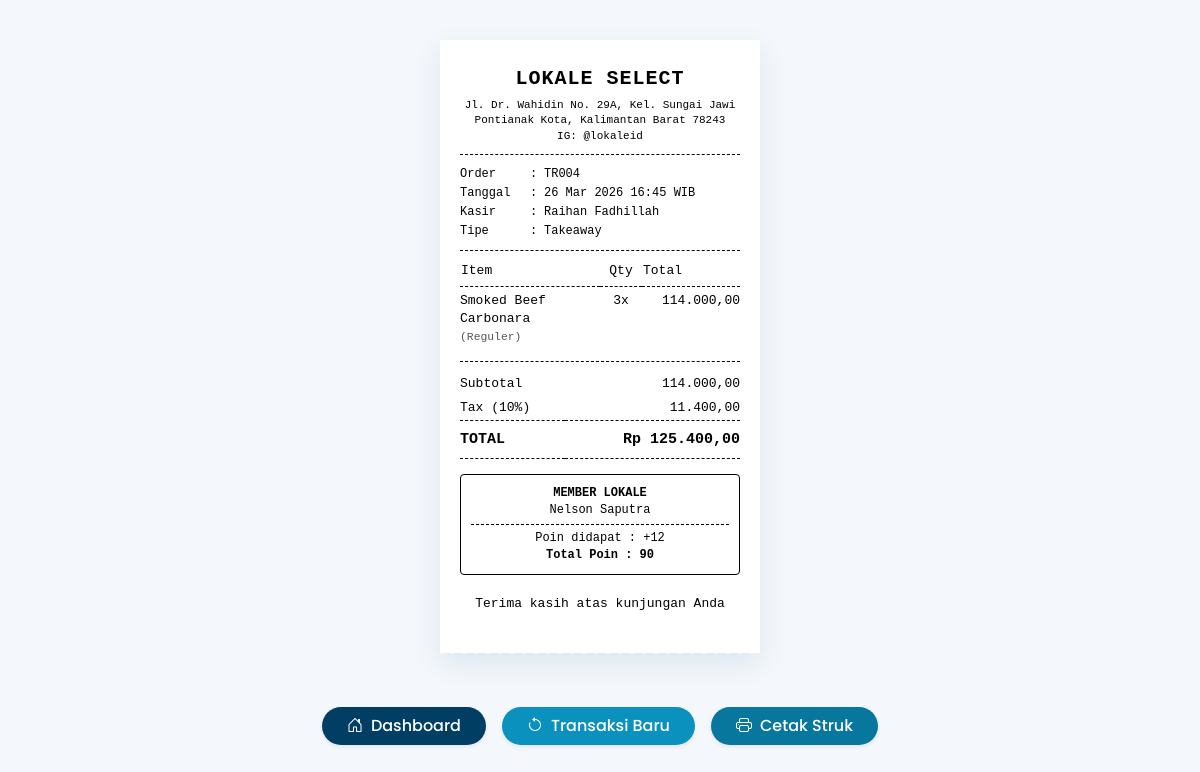
Page /project_php_kelompok2/Public/struk.php?id=TR004 on the committed database.
### tables this page shows
CREATE TABLE Transaksi (
    Id_Transaksi CHAR(5) NOT NULL PRIMARY KEY,
    Waktu_Transaksi DATETIME NOT NULL,
    Id_Kasir CHAR(5) NOT NULL,   
    Tipe_Pesanan ENUM('Dine In', 'Takeaway') NOT NULL, 
    Id_Member CHAR(5),           
    Total_Harga DECIMAL(12,2) NOT NULL,
    Nilai_Pajak DECIMAL(12,2) NOT NULL,
    Total_Akhir DECIMAL(12,2) NOT NULL,
    FOREIGN KEY (Id_Member) REFERENCES Member(Id_Member),
    FOREIGN KEY (Id_Kasir) REFERENCES Kasir(Id_Kasir)
);

CREATE TABLE Kasir (
    Id_Kasir CHAR(5) NOT NULL PRIMARY KEY,
    Nama_Kasir VARCHAR(50) NOT NULL,
    No_Telepon VARCHAR(15) NOT NULL
);

CREATE TABLE Detail_Transaksi (
    Id_Detail CHAR(5) NOT NULL PRIMARY KEY, 
    Id_Transaksi CHAR(5) NOT NULL,          
    Id_Menu CHAR(5) NOT NULL,
    Nama_Menu_Snapshot VARCHAR(100) NOT NULL,
    Ukuran VARCHAR(20) NOT NULL,
    Harga_Snapshot DECIMAL(12,2) NOT NULL,
    Jumlah_Beli INT NOT NULL,
    Total_Harga_Item DECIMAL(12,2) NOT NULL,
    FOREIGN KEY (Id_Transaksi) REFERENCES Transaksi(Id_Transaksi),
    FOREIGN KEY (Id_Menu) REFERENCES Menu(Id_Menu)
);

CREATE TABLE Member (
    Id_Member CHAR(5) NOT NULL PRIMARY KEY,
    Tgl_Daftar DATE NOT NULL,
    Nama_Member VARCHAR(100) NOT NULL,
    Nomor_HP VARCHAR(15) NOT NULL,
    Jumlah_Poin INT DEFAULT 0
);

### project_php_kelompok2/Public/struk.php (the view, shortened to what this page needs)
<?php
require_once '../config/database.php';
$id_transaksi = $_GET['id'];
$stmt = $conn->prepare("
    SELECT t.*, k.Nama_Kasir, m.Nama_Member, m.Jumlah_Poin
    FROM Transaksi t
    JOIN Kasir k ON t.Id_Kasir = k.Id_Kasir
    LEFT JOIN Member m ON t.Id_Member = m.Id_Member
    WHERE t.Id_Transaksi = ?
");
$stmt->execute([$id_transaksi]);
$transaksi = $stmt->fetch(PDO::FETCH_ASSOC);
$tipe_pesanan = $transaksi['Tipe_Pesanan'];
$stmt_detail = $conn->prepare("
    SELECT * FROM Detail_Transaksi
    WHERE Id_Transaksi = ?
");
$stmt_detail->execute([$id_transaksi]);
$details = $stmt_detail->fetchAll(PDO::FETCH_ASSOC);
$poin_baru = floor($transaksi['Total_Akhir'] / 10000);
?>
<!DOCTYPE html>
<html lang="id">
<head>
    <link href="https://cdn.jsdelivr.net/npm/bootstrap@5.3.0/dist/css/bootstrap.min.css" rel="stylesheet">
    <link rel="stylesheet" href="https://cdn.jsdelivr.net/npm/bootstrap-icons@1.10.5/font/bootstrap-icons.css">
</head>
<body>
    <div class="receipt-wrapper">
        <div class="text-center">
            <div class="store-name">LOKALE SELECT</div>
            <div class="store-info">
                Jl. Dr. Wahidin No. 29A, Kel. Sungai Jawi<br>
                Pontianak Kota, Kalimantan Barat 78243<br>
                IG: @lokaleid
            </div>
        </div>
        <div class="dashed-line"></div>
        <table class="meta-table">
            <tr>
                <td width="25%">Order</td>
                <td width="5%">:</td>
                <td width="70%"><?= htmlspecialchars($transaksi['Id_Transaksi']) ?></td>
            </tr>
            <tr>
                <td>Tanggal</td>
                <td>:</td>
                <td><?= date('d M Y H:i', strtotime($transaksi['Waktu_Transaksi'])) ?> WIB</td>
            </tr>
            <tr>
                <td>Kasir</td>
                <td>:</td>
                <td><?= htmlspecialchars($transaksi['Nama_Kasir']) ?></td>
            </tr>
            <tr>
                <td>Tipe</td>
                <td>:</td>
                <td><?= htmlspecialchars($tipe_pesanan) ?></td>
            </tr>
        </table>
        <div class="dashed-line"></div>
        <table class="item-table">
            <thead>
                <tr>
                    <th width="50%">Item</th>
                    <th width="15%" class="text-center">Qty</th>
                    <th width="35%" class="text-right">Total</th>
                </tr>
            </thead>
            <tbody>
                <?php foreach($details as $d): ?>
                <tr>
                    <td class="item-name">
                        <?= htmlspecialchars($d['Nama_Menu_Snapshot']) ?> <br>
                        <small style="color: #555;">(<?= htmlspecialchars($d['Ukuran']) ?>)</small>
                    </td>
                    <td class="text-center"><?= $d['Jumlah_Beli'] ?>x</td>
                    <td class="text-right"><?= number_format($d['Total_Harga_Item'], 2, ',', '.') ?></td>
                </tr>
                <?php endforeach; ?>
            </tbody>
        </table>
        <div class="dashed-line"></div>
        <table class="total-table">
            <tr>
                <td>Subtotal</td>
                <td class="text-right"><?= number_format($transaksi['Total_Harga'], 2, ',', '.') ?></td>
            </tr>
            <tr>
                <td>Tax (10%)</td>
                <td class="text-right"><?= number_format($transaksi['Nilai_Pajak'], 2, ',', '.') ?></td>
            </tr>
            <tr class="grand-total">
                <td>TOTAL</td>
                <td class="text-right">Rp <?= number_format($transaksi['Total_Akhir'], 2, ',', '.') ?></td>
            </tr>
        </table>
        <?php if($transaksi['Nama_Member']): ?>
        <div class="member-info">
            <div class="fw-bold">MEMBER LOKALE</div>
            <div><?= htmlspecialchars($transaksi['Nama_Member']) ?></div>
            <div class="dashed-line" style="margin: 5px 0;"></div>
            <div>Poin didapat  : +<?= $poin_baru ?></div>
            <div class="fw-bold">Total Poin : <?= $transaksi['Jumlah_Poin'] ?></div>
        </div>
        <?php endif; ?>
        <div class="text-center" style="margin-top: 20px;">
            <div>Terima kasih atas kunjungan Anda</div>
        </div>
    </div>
    <div class="no-print d-flex gap-3 mt-4">
        <a href="index.php" class="btn shadow-sm rounded-pill px-4 fw-medium text-white" style="background-color: #003F63;"><i class="bi bi-house-door me-2"></i>Dashboard</a>
        <a href="transaksi.php" class="btn shadow-sm rounded-pill px-4 fw-medium text-white" style="background-color: #0A91BE;"><i class="bi bi-arrow-counterclockwise me-2"></i>Transaksi Baru</a>
        <button onclick="window.print()" class="btn shadow-sm rounded-pill px-4 fw-medium text-white" style="background-color: #07779D;"><i class="bi bi-printer me-2"></i>Cetak Struk</button>
    </div>
</body>
</html>

### project_php_kelompok2/Public/struk.php (style rules this page uses)
body { background-color: #F4F7FB; font-family: 'Poppins', sans-serif; display: flex; flex-direction: column; align-items: center; padding: 40px 20px; }
.receipt-wrapper { width: 320px; background-color: #ffffff; padding: 25px 20px 40px; box-shadow: 0 10px 25px rgba(0, 91, 143, 0.1); position: relative; margin-bottom: 30px; font-family: 'Courier New', Courier, monospace; font-size: 13px; color: #000000; line-height: 1.4; }
.receipt-wrapper::after { content: ""; position: absolute; bottom: -6px; left: 0; right: 0; height: 6px; background-size: 12px 12px; background-image: radial-gradient(circle at 6px 6px, transparent 7px, #ffffff 8px); }
.text-center { text-align: center; }
.text-right { text-align: right; }
.fw-bold { font-weight: bold; }
.dashed-line { border-bottom: 1px dashed #000; margin: 10px 0; }
.store-name { font-size: 20px; font-weight: bold; letter-spacing: 1px; margin-bottom: 5px; }
.store-info { font-size: 11px; margin-bottom: 10px; }
.meta-table { width: 100%; margin-bottom: 10px; font-size: 12px; }
.meta-table td { padding: 1px 0; vertical-align: top; }
.item-table { width: 100%; border-collapse: collapse; margin-bottom: 5px; }
.item-table th { border-bottom: 1px dashed #000; padding-bottom: 5px; text-align: left; font-weight: normal; }
.item-table td { padding: 5px 0; vertical-align: top; }
.item-name { max-width: 140px; word-wrap: break-word; }
.total-table { width: 100%; margin-top: 5px; }
.total-table td { padding: 3px 0; }
.grand-total { font-size: 15px; font-weight: bold; border-top: 1px dashed #000; border-bottom: 1px dashed #000; }
.grand-total td { padding: 8px 0; }
.member-info { margin-top: 15px; border: 1px solid #000; padding: 10px; text-align: center; border-radius: 4px; font-size: 12px; }

### rows in the picture
transaksi: Id_Transaksi "TR004", Waktu_Transaksi "26 Mar 2026 16:45", Id_Kasir.Nama_Kasir "Raihan Fadhillah", Tipe_Pesanan "Takeaway", Total_Harga "114.000,00", Nilai_Pajak "11.400,00", Total_Akhir "125.400,00", Id_Member.Nama_Member "Nelson Saputra", Total_Akhir "12", Id_Member.Jumlah_Poin "90"
detail_transaksi: Nama_Menu_Snapshot "Smoked Beef Carbonara", Ukuran "Reguler", Jumlah_Beli "3", Total_Harga_Item "114.000,00"
